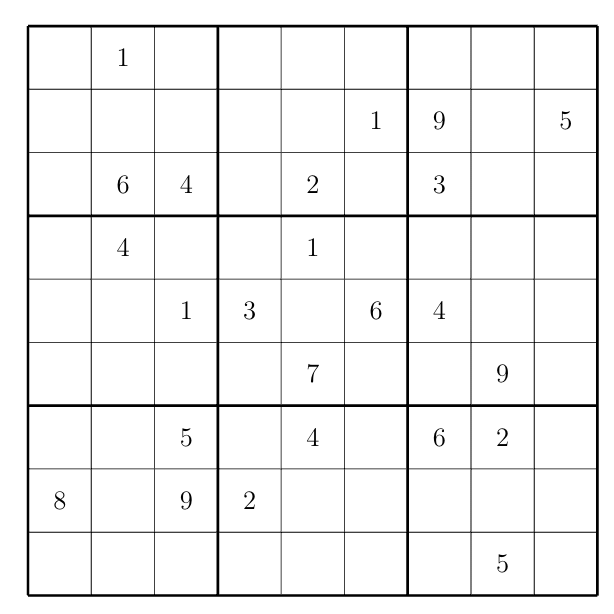
#> input picture sudoku.jpg, 614 x 614 px
$ python kose_algilama.py
#> lines starting #> are read from the running program, lines starting #| are printed output that depends on the picture
import cv2
import matplotlib.pyplot as plt
import numpy as np

#resmi ice aktarma
img = cv2.imread("sudoku.jpg", 0)
#> img is the input picture: shape (614, 614); min 0, max 255, mean 242
img = np.float32(img)
print(img.shape)
#| (614, 614)
plt.figure()
plt.title("Orijinal hali")
plt.imshow(img, cmap="gray")
plt.axis("off")
plt.show()

#harris corner detection
dst = cv2.cornerHarris(img, blockSize = 2, ksize = 3, k = 0.04)
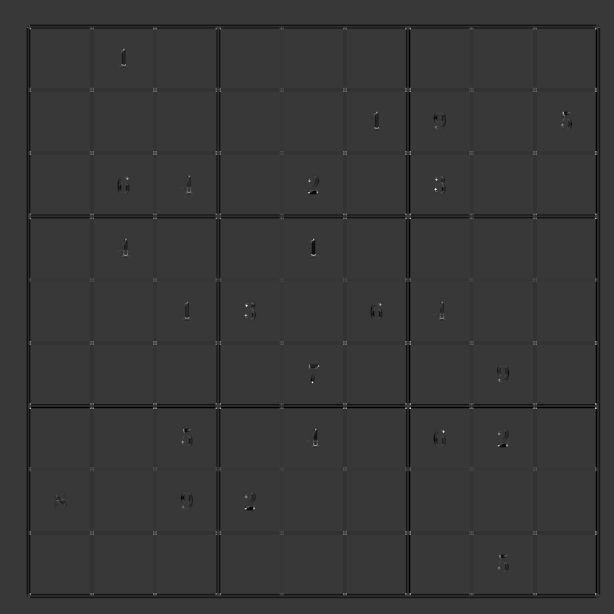
#> dst: shape (614, 614) float32; min -169130016, max 597660672, mean -4644772.5; drawn with min black and max white
plt.figure()
plt.title("Koseleri")
plt.imshow(dst, cmap="gray")
plt.axis("off")
plt.show()

dst = cv2.dilate(dst, None)
img[dst > 0.2*dst.max()] = 1
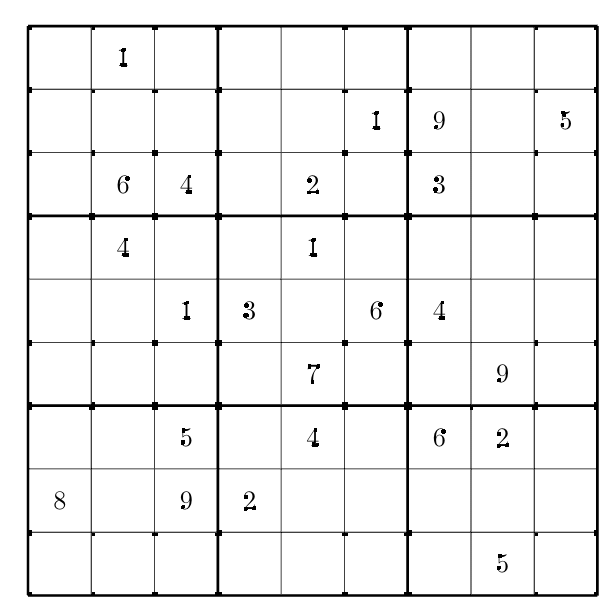
#> img: shape (614, 614) float32; min 0, max 255, mean 241
plt.figure()
plt.title("Koseleri ama belirginleştirilmiş")
plt.imshow(dst, cmap="gray")
plt.axis("off")
plt.show()

#shi tomasi detection
img = cv2.imread("sudoku.jpg", 0)
img = np.float32(img)
corners = cv2.goodFeaturesToTrack(img, 100, 0.01, 10)
#> corners = 100 rows, first 8: [562, 112], [435, 188], [245, 314], [595, 407], [409, 407], [344, 213], [215, 152], [154, 28]
corners = np.int64(corners)

for i in corners:
    x,y = i.ravel()
    cv2.circle(img, (x,y), 3, (20,20,255), cv2.FILLED)
#> this loop made 100 passes
#> (x, y) on passes 1 to 12: (562, 112), (435, 188), (245, 314), (595, 407), (409, 407), (344, 213), (215, 152), (154, 28), (312, 239), (499, 555), (308, 180), (245, 496)
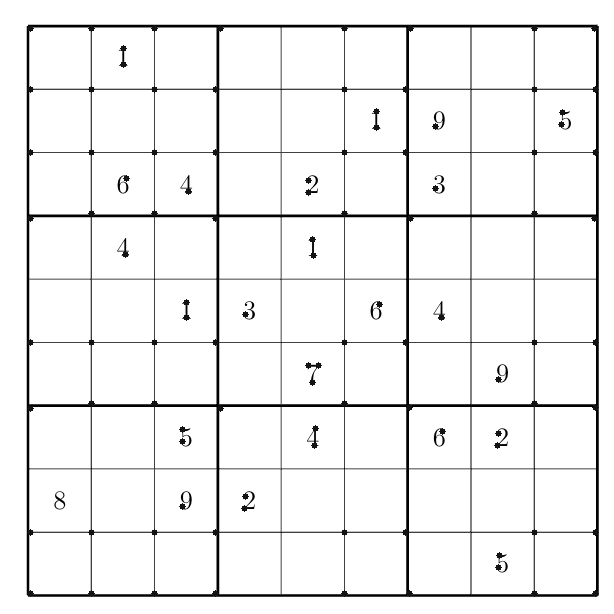
#> img: shape (614, 614) float32; min 0, max 255, mean 241

plt.figure()
plt.title("Yeni algoritme ile koseler")
plt.imshow(img)
plt.axis("off")
plt.show()
